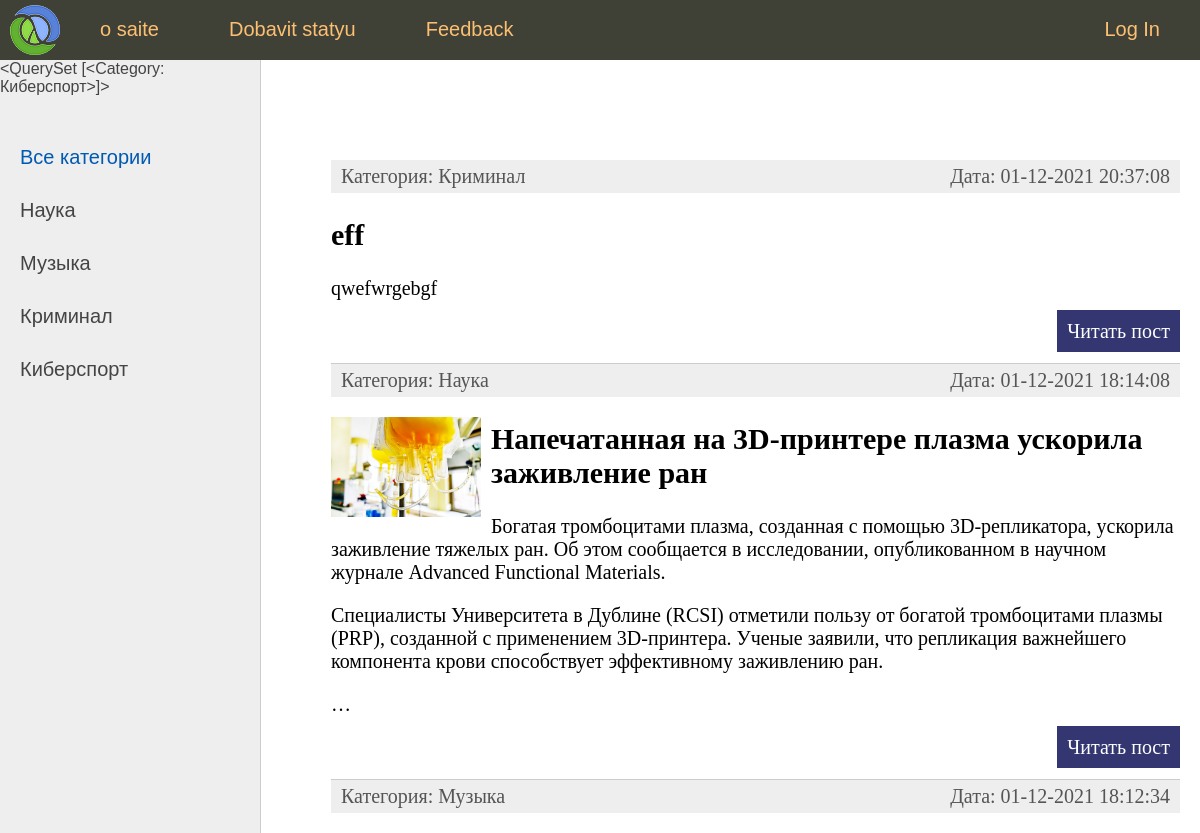
Before: / (upper part) with the older database file.
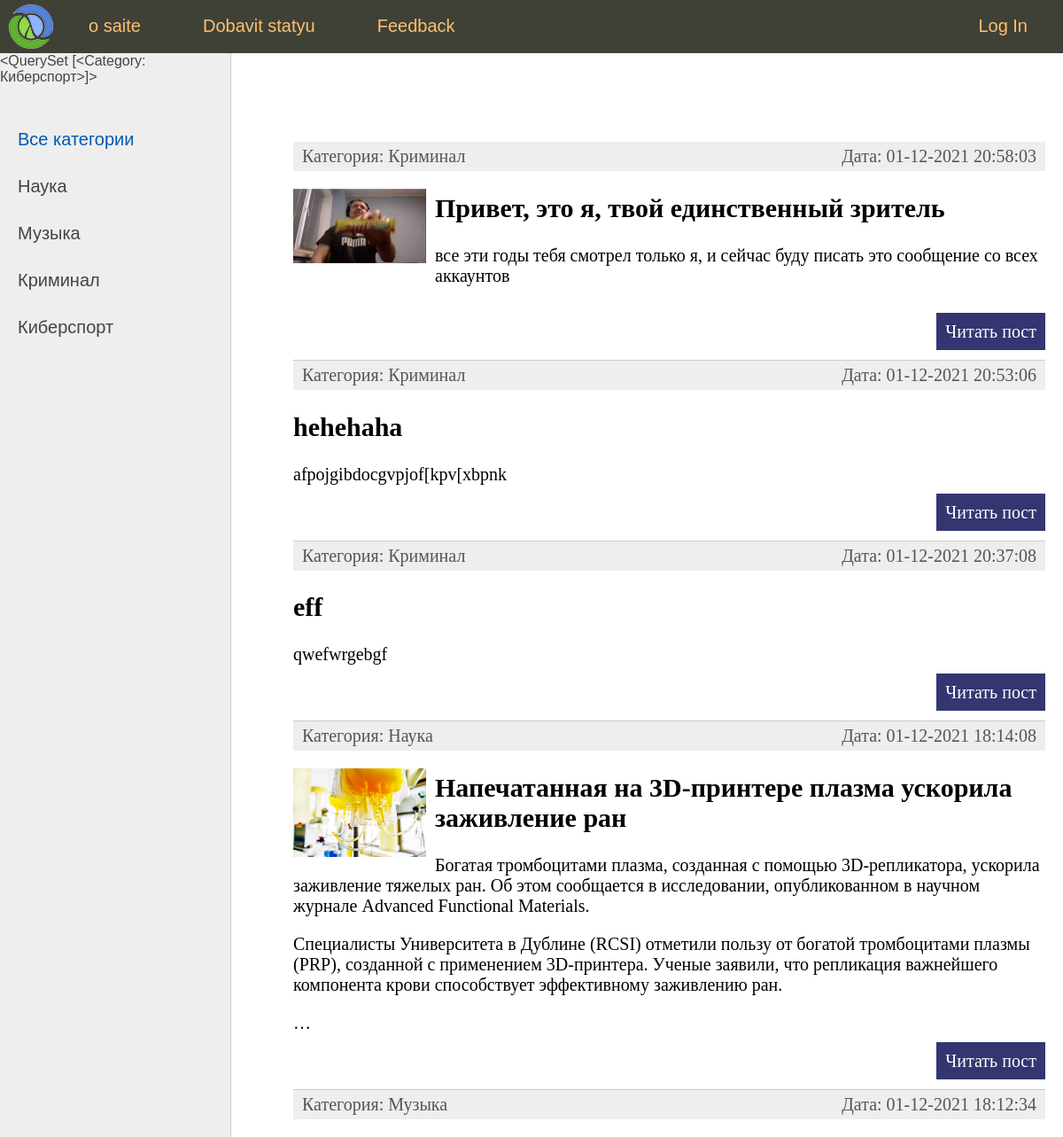
After: the same page with the newer database file.
### news/models.py (models this page shows, shortened)
class Category(models.Model):
    name = models.CharField(max_length=100, db_index=True, verbose_name='категорияe')
    slug = models.SlugField(max_length=100, unique=True, db_index=True, verbose_name='URL')
    def __str__(self):
        return self.name
    def get_absolute_url(self):
        return reverse('category', kwargs={'cat_id': self.pk})
    class Meta:
        verbose_name = 'категория'
        verbose_name_plural = 'категории'
        ordering = ['id']

class News(models.Model):
    title = models.CharField(max_length=255)
    slug = models.SlugField(max_length=100, unique=True, db_index=True, verbose_name='URL')
    content = models.TextField(blank=True)
    photo = models.ImageField(upload_to="photos/%Y/%m/%d/")
    time_create = models.DateTimeField(auto_now_add=True)
    time_update = models.DateTimeField(auto_now=True)
    is_published = models.BooleanField(default=True)
    cat = models.ForeignKey('Category', on_delete=models.PROTECT)
    def get_absolute_url(self):
        return reverse('post', kwargs={'post_slug': self.slug})
    class Meta:
        verbose_name='News'
        verbose_name_plural = 'News'
        ordering = ['-time_create', 'title']

### news/views.py (the view)
# urls.py: path('', index, name='home'),
def index(request):
    posts = News.objects.all()
    context = {
        'posts': posts,
        'title': 'главная страница',
        'cat_selected': 0,
    }
    return render(request, 'news/index.html', context=context)

### news/templatetags/news_tag.py (called while the page is built)
@register.simple_tag()
def get_categories(filter=None):
    if not filter:
        return Category.objects.all()
    else:
        return Category.objects.filter(pk=filter)

@register.inclusion_tag('news/list_categories.html')
def show_categories(sort=None,cat_selected=0):
    if not sort:
        cats = Category.objects.all()
    else:
        cats = Category.objects.order_by(sort)
    return {"cats":cats, "cat_selected": cat_selected}

@register.inclusion_tag('news/menu.html')
def show_menu():
    menu = [
        {'title': 'o saite', 'url_name': 'about'},
        {'title': 'Dobavit statyu', 'url_name': 'add_page'},
        {'title': 'Feedback', 'url_name': 'contact'},
        {'title': 'Log In', 'url_name': 'login'},
    ]
    return {"menu": menu}

### news/templates/news/index.html (shortened to what this page needs)
{% extends 'news/base.html' %}
{% block content %}
<ul class="list-articles">
	{% for p in posts %}
			<li><div class="article-panel">
	<p class="first">Категория: {{p.cat}}</p>
	<p class="last">Дата: {{p.time_update|date:"d-m-Y H:i:s"}}</p>
</div>
				{% if p.photo %}
				<p><img class="img-article-left thumb" src="{{p.photo.url}}"></p>
				{% endif %}
				<h2>{{p.title}}</h2>
	{% autoescape on %}
	{{p.content|linebreaks|truncatewords:50}}
	{% endautoescape %}
			<p class="link-read-post"><a href="{{ p.get_absolute_url }}">Читать пост</a></p>
			</li>
	{% endfor %}
</ul>
{% endblock %}

### news/templates/news/base.html (shortened to what this page needs)
{% load static %}
{% load news_tag %}
<!DOCTYPE html>
<html>
<head>
	<link type="text/css" href="{% static 'news/css/styles.css' %}" rel="stylesheet" />
</head>
<body>
<table class="table-page" border=0 cellpadding="0" cellspacing="0">
<tr><td valign=top>
{% block mainmenu %}
	{% show_menu %}
{% endblock mainmenu %}
<table class="table-content" border=0 cellpadding="0" cellspacing="0">
<tr>
	<td valign="top" class="left-chapters">
		{% get_categories filter=2 %}
	<ul id="leftchapters">
		{% if cat_selected == 0 %}
			<li class="selected">Все категории</li>
		{% else %}
			<li><a href="{% url 'home' %}">Все категории</a> </li>
		{% endif %}
		{% show_categories '-name' cat_selected %}
	</ul>
</td>
<td valign="top" class="content">
	<div class="content-text">
{% block content %}
{% endblock %}
	</div>
</td></tr></table>
</td></tr>
</table>
</body>
</html>

### news/templates/news/menu.html (shortened to what this page needs)
<div class="header">
			<ul id="mainmenu" class="mainmenu">
			<li class="logo"><a href="{% url 'home' %}"><div class="logo"></div></a></li>
{% for m in menu %}
	{% if not forloop.last %}
			<li><a href="{% url m.url_name %}">{{ m.title }}</a></li>
	{% else %}
			<li class="last"><a href="{% url 'login' %}">{{ m.title }}</a></li>
	{% endif %}
{% endfor %}
			</ul>
		</div>

### news/templates/news/list_categories.html
{% for c in cats %}
			{% if c.pk == cat_selected %}
				<li class="selected">{{c.name}}</li>
			{% else %}
				<li><a href="{{ c.get_absolute_url }}">{{ c.name }}</a> </li>
			{% endif %}
{% endfor %}

### news/static/news/css/styles.css (style rules this page uses)
html, body { font-family: 'Arial'; margin: 0; padding: 0; height: 100%; width: 100%; color: #444; }
a { color: #0059b2; text-decoration: none; }
img { max-width: 600px; height: auto; }
img.img-article-left { max-width: 300px; height: auto; float: left; padding: 0 10px 10px 0; }
img.img-article-left.thumb { max-width: 150px; height: auto; }
p.link-read-post { text-align: right; }
p.link-read-post a { padding: 10px; min-width: 100px; background: #333671; color: #fff; text-decoration: none; }
div.article-panel { background: #eee; padding: 5px 10px 5px 10px; box-sizing border-box; overflow: hidden; color: #555; }
div.article-panel p.first { margin: 0; float: left; }
div.article-panel p.last { margin: 0; float: right; }
ul.list-articles { list-style: none; margin: 0; padding: 0; }
ul.list-articles li { border-bottom: 1px solid #ccc; }
.table-page { width: 100%; height: 100%; vertical-align: top; }
.table-page tr { height: 100%; }
.header { background: #3F4137; height: 60px; }
.logo { background: url('../images/logo.png') no-repeat 10px 5px; width: 70px; height: 60px; }
ul.mainmenu { list-style: none; margin: 0; padding: 0; height: 60px; color: #fdc073; font-size: 20px; overflow: hidden; }
ul.mainmenu li { float: left; margin: 18px 40px 0 30px; }
ul.mainmenu li.logo { margin: 0; }
ul.mainmenu li.last { float: right; }
ul.mainmenu li a { color: #fdc073; text-decoration: none; }
.table-content { width: 100%; min-height: 100%; height: 100%; }
.left-chapters { margin: 0; background: #eee; border-right: 1px solid #ccc; min-height: 100%; }
.left-chapters ul { width: 230px; min-height: 100%; margin: 0; padding: 20px 10px 10px 20px; list-style: none; font-size: 20px; }
.left-chapters ul li { margin: 30px 0 0 0; color: #999; }
.left-chapters ul li.selected { color: #0059b2; }
.left-chapters ul li a { color: #444; text-decoration: none; }
.content { padding: 40px 20px 20px 40px; width: 100%; box-sizing: border-box; }
.content-text { margin: 60px 0 0 30px; color: #000; font-size: 20px; font-family: Yandex Sans Display Light; }

Changed rows visible on the page:
added News: cat "Криминал", time_update "01-12-2021 20:58:03", photo (picture), title "Привет, это я, твой единственный зритель", content "все эти годы тебя смотрел только я, и сейчас буду писать это сообщение со всех аккаунтов"
added News: cat "Криминал", time_update "01-12-2021 20:53:06", title "hehehaha", content "afpojgibdocgvpjof[kpv[xbpnk"
